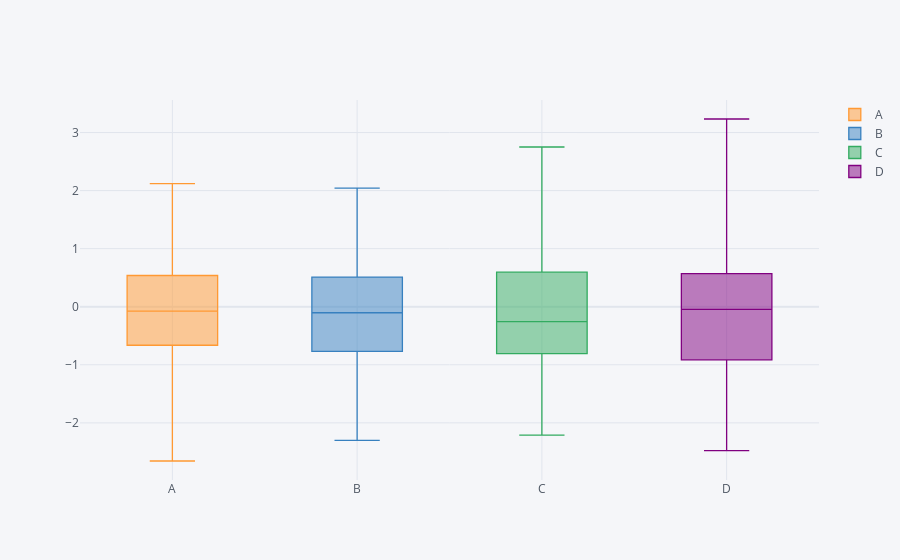

Notebook code for this chart:
### Markdown cell above
## Boxplots

### Code cell
df.iplot(kind='box')
#click on legend to disable/isolate it.
